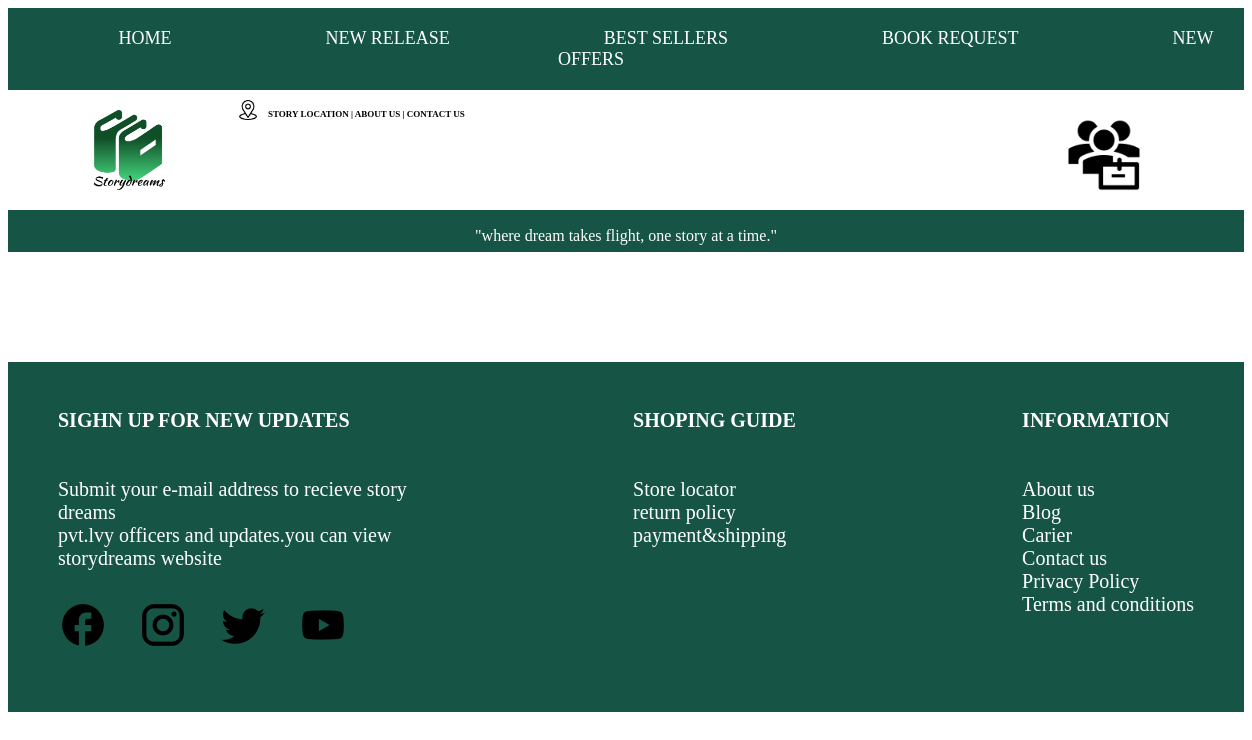
The app's page /catagorypage/feel good, older data.
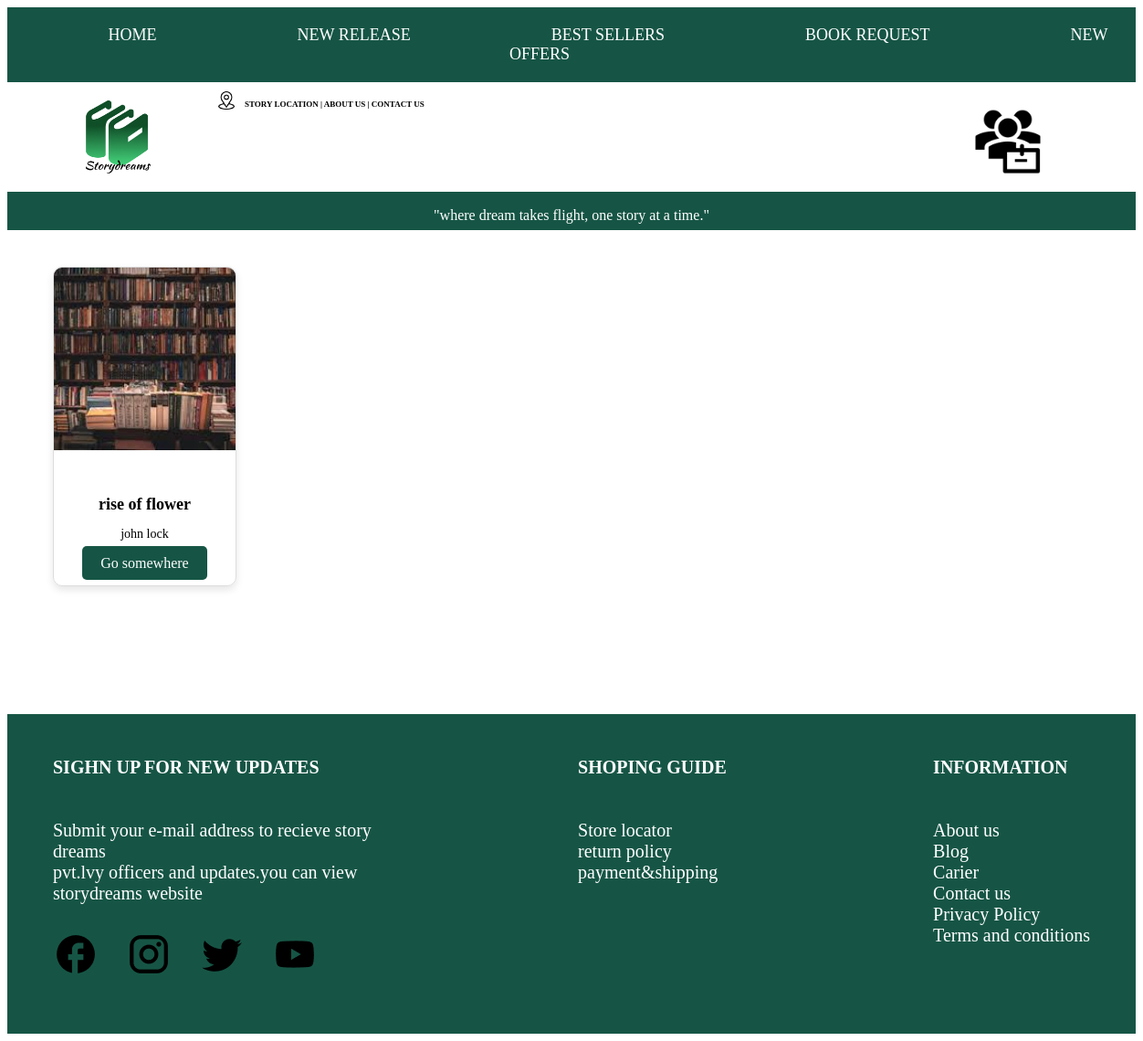
The same page, newer data.
### myapp/models.py (models this page shows, shortened)
class book(models.Model):
    name=models.CharField(max_length=100)
    quantity=models.IntegerField()
    category=models.ForeignKey(category,on_delete=models.CASCADE)
    publisher=models.CharField(max_length=100)
    published_date=models.DateField()
    price=models.IntegerField(null=True)
    auther=models.CharField(max_length=100,null=True)
    image=models.FileField()

### myapp/views.py (the view)
# urls.py: path('catagorypage/<str:catagory>',views.catagorypage,name='catagorypage'),
def catagorypage(request,catagory):
    catagory_obj=category.objects.get(category_name=catagory)
    data=book.objects.filter(category=catagory_obj)
    return render(request,"catagorypage.html",{'datas':data})

### templates/catagorypage.html (shortened to what this page needs)
<!DOCTYPE html>
<html lang="en">
<head>
    {% load static %}
</head>
<body>
    <nav class="navbar">
        <ul class="navbar-list">
            <li><a href="#">HOME</a></li>
            <li><a href="#">NEW RELEASE</a></li>
            <li><a href="#">BEST SELLERS</a></li>
            <li><a href="#">BOOK REQUEST</a></li>
            <li><a href="#">NEW OFFERS</a></li>
        </ul>
    </nav>
    <div class="primary">
        <img src="{% static 'image1/storydreamicon.png' %}" alt="storydreamicon">
        <div class="location">
            <img style="height: 20px;width: 20px;" src="{% static 'image1/location.png' %}" alt="location">
            <p style="font-size: 9px;margin-top: -3px;">STORY LOCATION  |  ABOUT US  |  CONTACT US</p>
        </div>
        <img style="margin-left: auto; margin-bottom: 10px;margin-right: 100px;" src="{% static 'image1/loogin.png' %}" alt="loogin">
    </div>
    <div class="wheredream">
        <p>"where dream takes flight, one story at a time."</p>
    </div>
    <div class="container">
        <div class="row">
            {% for i in datas %}
            <div class="col">
                <div class="card">
                    <img src="{{ i.image.url }}" class="card-img-top" alt="Book Image">
                    <div class="card-body">
                        <h5 class="card-title">{{ i.name }}</h5>
                        <p class="card-text">{{ i.auther }}</p>
                        <a href="{% url 'book_accept' id=i.id %}" class="btn">Go somewhere</a>
                    </div>
                </div>
            </div>
            {% endfor %}
        </div>
    </div>
    <div class="footer">
        <div class="footer1">
             <h6 style="font-size: 20px;">SIGHN UP FOR NEW UPDATES</h6>
             <P>Submit your e-mail address to recieve story <br>dreams <br>pvt.lvy officers and updates.you can view <br>storydreams website</P>
             <div class="footericons">
                <img src="{% static 'image1/facebook.png' %}" alt="facebook">
                <img src="{% static 'image1/instagram.png' %}" alt="instagram">
                <img src="{% static 'image1/twitter.png' %}" alt="twitter">
                <img src="{% static 'image1/youtube.png' %}" alt="youtube">
             </div>
        </div>
        <div class="footer2">
             <h6 style="font-size: 20px;">SHOPING GUIDE</h6>
             <p>Store locator <br>return policy <br>payment&shipping</p>
        </div>
        <div class="footer3">
             <h6 style="font-size: 20px;">INFORMATION</h6>
             <p>About us <br>Blog <br>Carier <br>Contact us <br>Privacy Policy <br>Terms and conditions</p>
        </div>
    </div>
</body>
</html>

Row changes from the older to the newer data that the page shows:
added book: image (picture), name "rise of flower", auther "john lock"
